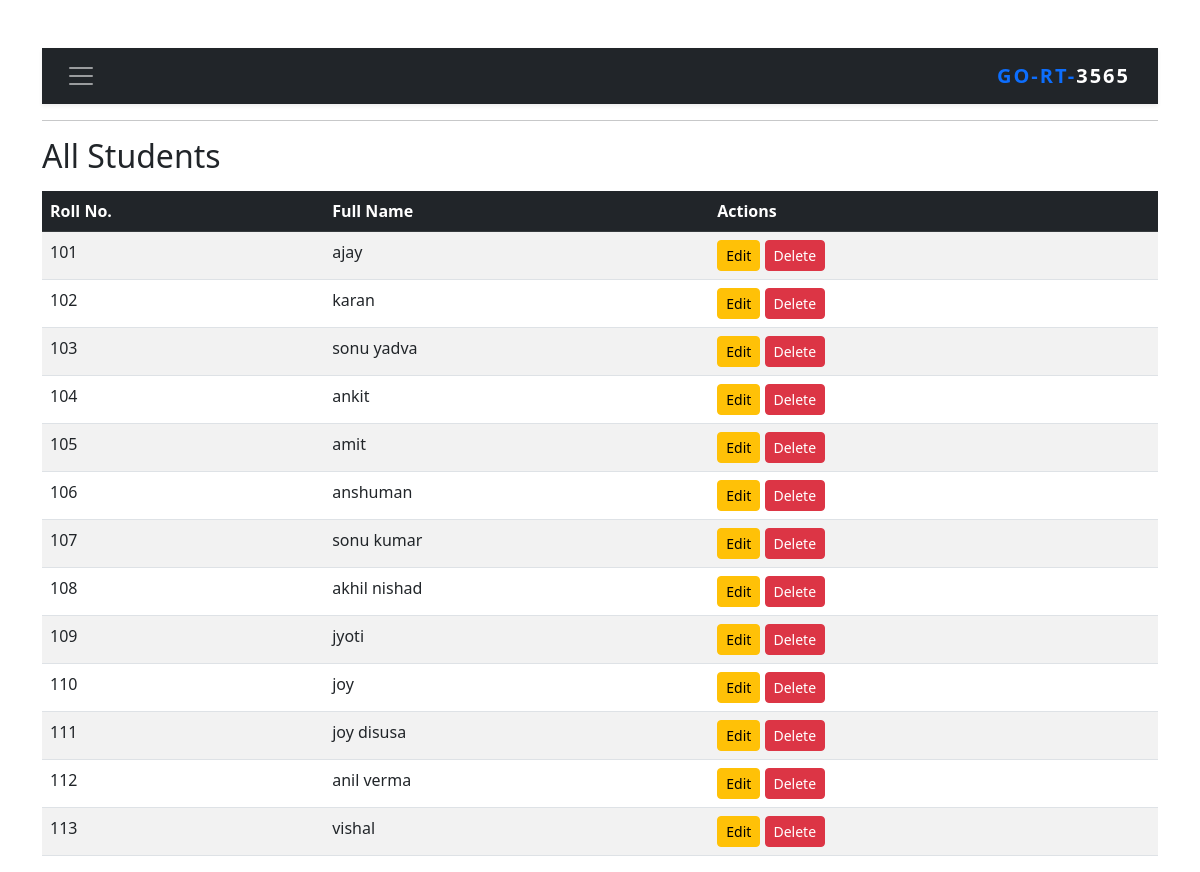
The page / on the database its author committed.
### piks/models.py (models this page shows, shortened)
class Student(models.Model):
    name = models.CharField(max_length=100)
    roll = models.IntegerField(unique=True)

### piks/views.py (the view)
# urls.py: path('', views.index, name='index'),
def index(request):
    students = Student.objects.all()
    return render(request, 'index.html', {'students': students})

### piks/templates/index.html
{% extends 'base.html' %}
{% block content %}
<h2>All Students</h2>
<table class="table table-striped mt-3">
    <thead class="table-dark">
        <tr>
            <th>Roll No.</th>
            <th>Full Name</th>
            <th>Actions</th>
        </tr>
    </thead>
    <tbody>
        {% for s in students %}
        <tr>
            <td>{{ s.roll }}</td>
            <td>{{ s.name }}</td>
            <td>
                <a href="{% url 'update' s.id %}" class="btn btn-sm btn-warning">Edit</a>
                <a href="{% url 'delete' s.id %}" class="btn btn-sm btn-danger">Delete</a>
            </td>
        </tr>
        {% endfor %}
    </tbody>
</table>
{% endblock %}

### piks/templates/base.html (shortened to what this page needs)
<!DOCTYPE html>
<html lang="en">
<head>
    <link href="https://cdn.jsdelivr.net/npm/bootstrap@5.3.0/dist/css/bootstrap.min.css" rel="stylesheet">
</head>
<body class="container mt-5">
<nav class="navbar navbar-dark bg-dark shadow-sm sticky-top">
    <div class="container-fluid">
        <button class="navbar-toggler border-0" type="button" data-bs-toggle="collapse" data-bs-target="#navbarNav" aria-controls="navbarNav" aria-expanded="false" aria-label="Toggle navigation">
            <span class="navbar-toggler-icon"></span>
        </button>
        <a class="navbar-brand fw-bold text-uppercase tracking-wider" href="{% url 'index' %}">
            <span class="text-primary">GO-RT-</span>3565
        </a>
    </div>
</nav>
    <hr>
    {% block content %} {% endblock %}
</body>
</html>

### piks/templates/base.html (style rules this page uses)
.navbar-brand { letter-spacing: 2px; font-family: 'Segoe UI', Tahoma, Geneva, Verdana, sans-serif; }
.sticky-top { box-shadow: 0 4px 12px rgba(0,0,0,0.15); }

### rows shown on the page
Student: roll "101", name "ajay"
Student: roll "102", name "karan"
Student: roll "103", name "sonu yadva"
Student: roll "104", name "ankit"
Student: roll "105", name "amit"
Student: roll "106", name "anshuman"
Student: roll "107", name "sonu kumar"
Student: roll "108", name "akhil nishad"
Student: roll "109", name "jyoti"
Student: roll "110", name "joy"
Student: roll "111", name "joy disusa"
Student: roll "112", name "anil verma"
Student: roll "113", name "vishal"
